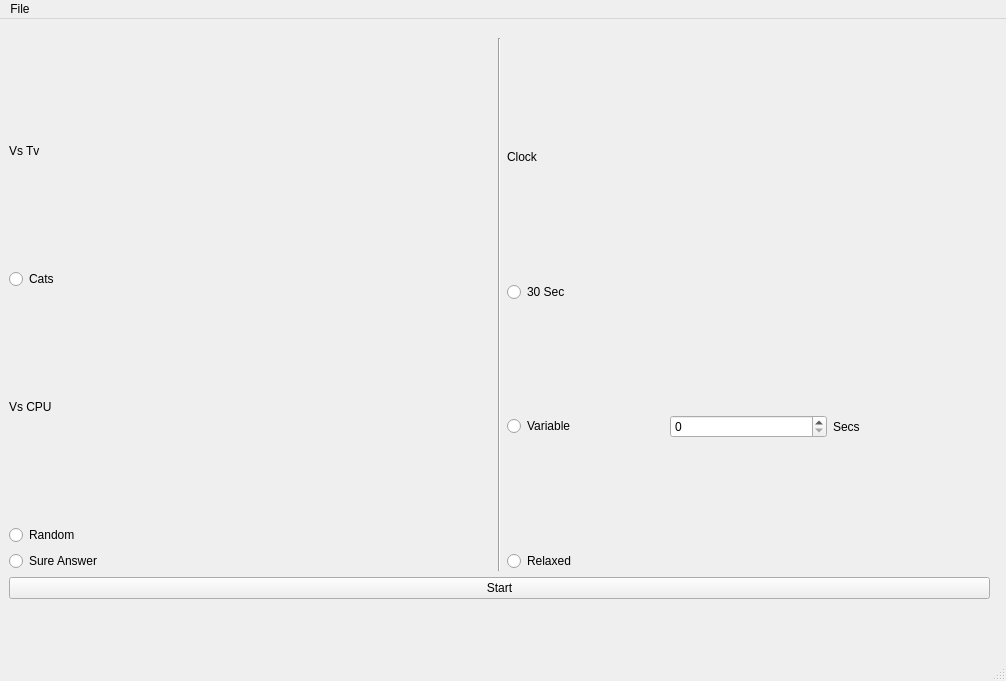
<?xml version="1.0" encoding="UTF-8"?>
<ui version="4.0">
 <class>MainMenu</class>
 <widget class="QMainWindow" name="MainMenu">
  <property name="geometry">
   <rect>
    <x>0</x>
    <y>0</y>
    <width>1006</width>
    <height>681</height>
   </rect>
  </property>
  <property name="windowTitle">
   <string>MainWindow</string>
  </property>
  <widget class="QWidget" name="centralwidget">
   <widget class="QWidget" name="verticalLayoutWidget">
    <property name="geometry">
     <rect>
      <x>9</x>
      <y>19</y>
      <width>981</width>
      <height>561</height>
     </rect>
    </property>
    <layout class="QVBoxLayout" name="verticalLayout">
     <item>
      <layout class="QHBoxLayout" name="horizontalLayout">
       <item>
        <layout class="QVBoxLayout" name="verticalLayout_2">
         <item>
          <widget class="QLabel" name="TVLabel">
           <property name="text">
            <string>Vs Tv</string>
           </property>
          </widget>
         </item>
         <item>
          <widget class="QRadioButton" name="RadioCats">
           <property name="text">
            <string>Cats</string>
           </property>
          </widget>
         </item>
         <item>
          <widget class="QLabel" name="CPULabel">
           <property name="text">
            <string>Vs CPU</string>
           </property>
          </widget>
         </item>
         <item>
          <widget class="QRadioButton" name="radioRandom">
           <property name="text">
            <string>Random</string>
           </property>
          </widget>
         </item>
         <item>
          <widget class="QRadioButton" name="radioSure">
           <property name="text">
            <string>Sure Answer</string>
           </property>
          </widget>
         </item>
        </layout>
       </item>
       <item>
        <widget class="Line" name="line">
         <property name="orientation">
          <enum>Qt::Vertical</enum>
         </property>
        </widget>
       </item>
       <item>
        <layout class="QVBoxLayout" name="verticalLayout_3">
         <item>
          <widget class="QLabel" name="ClocLabel">
           <property name="text">
            <string>Clock</string>
           </property>
          </widget>
         </item>
         <item>
          <widget class="QRadioButton" name="radio30">
           <property name="text">
            <string>30 Sec</string>
           </property>
          </widget>
         </item>
         <item>
          <layout class="QHBoxLayout" name="horizontalLayout_2">
           <item>
            <widget class="QRadioButton" name="radioVariable">
             <property name="text">
              <string>Variable</string>
             </property>
            </widget>
           </item>
           <item>
            <widget class="QSpinBox" name="TimeSelector"/>
           </item>
           <item>
            <widget class="QLabel" name="SecLabel">
             <property name="text">
              <string>Secs</string>
             </property>
            </widget>
           </item>
          </layout>
         </item>
         <item>
          <widget class="QRadioButton" name="radioRelaxed">
           <property name="text">
            <string>Relaxed</string>
           </property>
          </widget>
         </item>
        </layout>
       </item>
      </layout>
     </item>
     <item>
      <widget class="QPushButton" name="pushStart">
       <property name="text">
        <string>Start</string>
       </property>
      </widget>
     </item>
    </layout>
   </widget>
  </widget>
  <widget class="QMenuBar" name="menubar">
   <property name="geometry">
    <rect>
     <x>0</x>
     <y>0</y>
     <width>1006</width>
     <height>26</height>
    </rect>
   </property>
   <widget class="QMenu" name="menuFile">
    <property name="title">
     <string>File</string>
    </property>
    <addaction name="actionNew_Game"/>
    <addaction name="actionExit"/>
   </widget>
   <addaction name="menuFile"/>
  </widget>
  <widget class="QStatusBar" name="statusbar"/>
  <action name="actionNew_Game">
   <property name="text">
    <string>New Game</string>
   </property>
  </action>
  <action name="actionExit">
   <property name="text">
    <string>Exit</string>
   </property>
  </action>
 </widget>
 <resources/>
 <connections/>
</ui>
